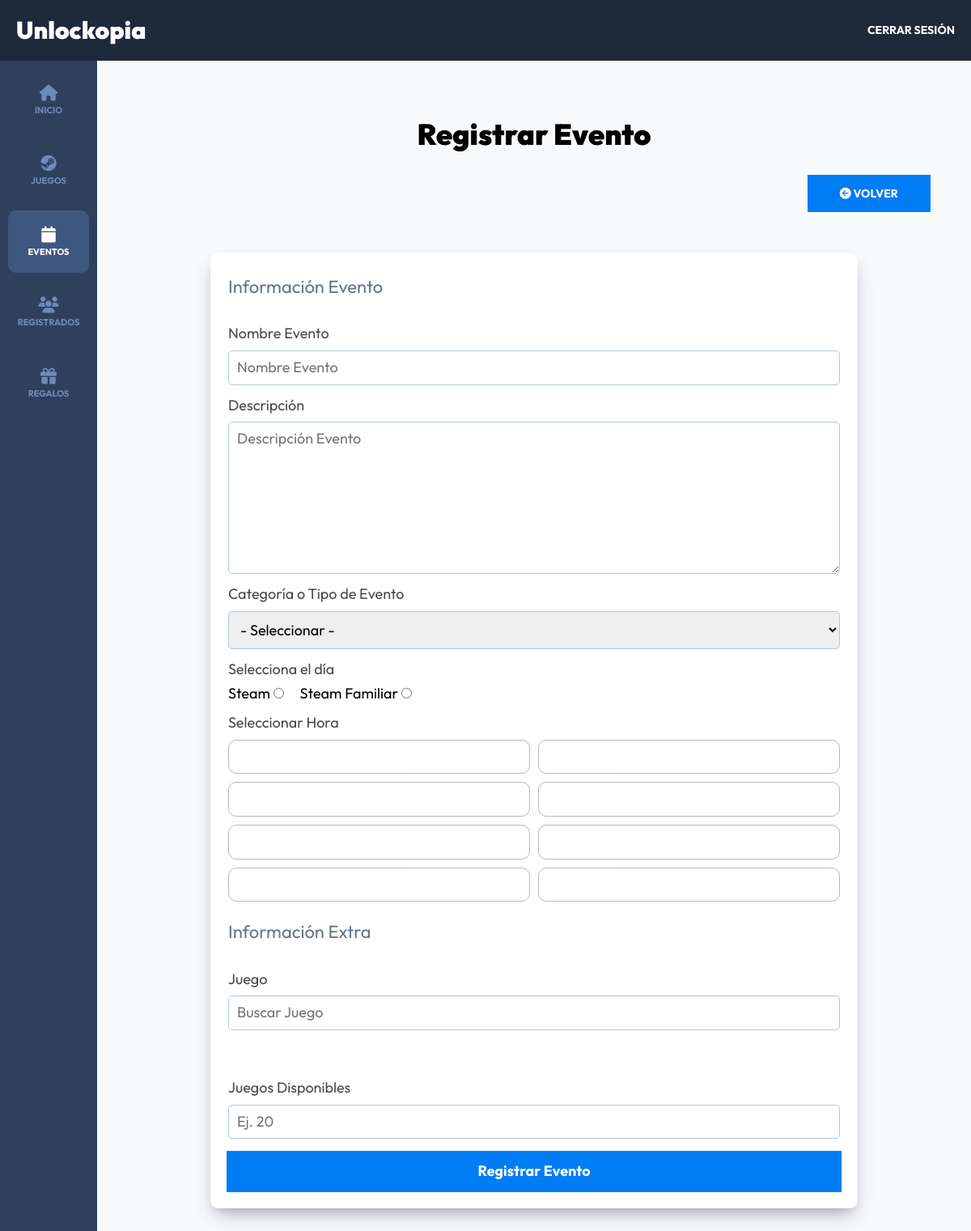
/admin/eventos/crear (signed in), run on the app's committed database.
### tables this page shows
CREATE TABLE `dias` (
  `id` int NOT NULL AUTO_INCREMENT,
  `nombre` varchar(15) DEFAULT NULL,
  PRIMARY KEY (`id`)
);

### controllers/EventosController.php (called while the page is built, shortened)
<?php
class EventosController
{
    public static function crear(Router $router)
    {
        $alertas = [];
        $categorias = Categoria::all('ASC');
        $dias = Dia::all('ASC');
        $horas = Hora::all('ASC');
        $evento = new Evento;
        $router->render('admin/eventos/crear', [
            'titulo' => 'Registrar Evento',
            'alertas' => $alertas,
            'categorias' => $categorias,
            'dias' => $dias,
            'horas' => $horas,
            'evento' => $evento
        ]);
    }
}

### public/index.php (called while the page is built, shortened)
<?php
$router = new Router();
$router->get('/login', [AuthController::class, 'login']);
$router->post('/login', [AuthController::class, 'login']);
$router->post('/logout', [AuthController::class, 'logout']);
$router->get('/registro', [AuthController::class, 'registro']);
$router->post('/registro', [AuthController::class, 'registro']);
$router->get('/olvide', [AuthController::class, 'olvide']);
$router->post('/olvide', [AuthController::class, 'olvide']);
$router->get('/reestablecer', [AuthController::class, 'reestablecer']);
$router->post('/reestablecer', [AuthController::class, 'reestablecer']);
$router->get('/mensaje', [AuthController::class, 'mensaje']);
$router->get('/confirmar-cuenta', [AuthController::class, 'confirmar']);
$router->get('/admin/dashboard', [DashboardController::class, 'index']);
$router->get('/admin/juegos', [JuegosController::class, 'index']);
$router->get('/admin/juegos/crear', [JuegosController::class, 'crear']);
$router->post('/admin/juegos/crear', [JuegosController::class, 'crear']);
$router->get('/admin/juegos/editar', [JuegosController::class, 'editar']);
$router->post('/admin/juegos/editar', [JuegosController::class, 'editar']);
$router->post('/admin/juegos/eliminar', [JuegosController::class, 'eliminar']);
$router->get('/admin/eventos', [EventosController::class, 'index']);
$router->get('/admin/eventos/crear', [EventosController::class, 'crear']);
$router->post('/admin/eventos/crear', [EventosController::class, 'crear']);
$router->get('/admin/eventos/editar', [EventosController::class, 'editar']);
$router->post('/admin/eventos/editar', [EventosController::class, 'editar']);
$router->post('/admin/eventos/eliminar', [EventosController::class, 'eliminar']);
$router->get('/api/eventos-horario', [APIEventos::class, 'index']);
$router->get('/api/juegos', [APIJuegos::class, 'index']);
$router->get('/api/juego', [APIJuegos::class, 'juego']);
$router->get('/admin/registrados', [RegistradosController::class, 'index']);
$router->get('/admin/regalos', [RegalosController::class, 'index']);
$router->get('/finalizar-registro', [RegistroController::class, 'crear']);
$router->post('/finalizar-registro/gratis', [RegistroController::class, 'gratis']);
$router->post('/finalizar-registro/pagar', [RegistroController::class, 'pagar']);
$router->get('/boleto', [RegistroController::class, 'boleto']);
$router->get('/', [PaginasController::class, 'index']);
$router->get('/devwebcamp', [PaginasController::class, 'evento']);
$router->get('/paquetes', [PaginasController::class, 'paquetes']);
$router->get('/workshops-conferencias', [PaginasController::class, 'conferencias']);
$router->get('/404', [PaginasController::class, 'error']);
$router->comprobarRutas();

### models/Evento.php (called while the page is built, shortened)
<?php
class Evento extends ActiveRecord
{
    public function __construct($args = [])
    {
        $this->nombre = $args['nombre'] ?? '';
        $this->disponibles = $args['disponibles'] ?? '';
        $this->dia_id = $args['dia_id'] ?? '';
    }
}

### models/ActiveRecord.php (called while the page is built, shortened)
<?php
class ActiveRecord
{
    protected static $db;
    protected static $tabla = '';
    public static function setDB($database)
    {
        self::$db = $database;
    }
    public static function consultarSQL($query)
    {
        $resultado = self::$db->query($query);
        $array = [];
        while ($registro = $resultado->fetch_assoc()) {
            $array[] = static::crearObjeto($registro);
        }
        return $array;
    }
    protected static function crearObjeto($registro)
    {
        $objeto = new static;
        foreach ($registro as $key => $value) {
            if (property_exists($objeto, $key)) {
                $objeto->$key = $value;
            }
        }
        return $objeto;
    }
    public static function all($orden = 'DESC')
    {
        $query = "SELECT * FROM " . static::$tabla . " ORDER BY id ${orden}";
        $resultado = self::consultarSQL($query);
        return $resultado;
    }
}

### views/admin/eventos/formulario.php (the view, shortened to what this page needs)
<fieldset class="formulario__fieldset">
    <legend class="formulario__legend">Información Evento</legend>
    <div class="formulario__campo">
        <label for="nombre" class="formulario__label">Nombre Evento</label>
        <input type="text" class="formulario__input" id="nombre" name="nombre" placeholder="Nombre Evento" value="<?php echo $evento->nombre; ?>">
    </div>
    <div class="formulario__campo">
        <label for="descripcion" class="formulario__label">Descripción</label>
        <textarea class="formulario__input" id="descripcion" name="descripcion" placeholder="Descripción Evento" rows="8"><?php echo $evento->descripcion; ?></textarea>
    </div>
    <div class="formulario__campo">
        <label for="categoria" class="formulario__label">Categoría o Tipo de Evento</label>
        <select class="formulario__select" id="categoria" name="categoria_id">
            <option value="">- Seleccionar -</option>
        </select>
    </div>
    <div class="formulario__campo">
        <label for="categoria" class="formulario__label">Selecciona el día</label>
        <div class="formulario__radio">
            <?php foreach ($dias as $dia) { ?>
                <div>
                    <label for="<?php echo strtolower($dia->nombre); ?>"><?php echo $dia->nombre; ?></label>
                    <input type="radio" id="<?php echo strtolower($dia->nombre); ?>" name="dia" value="<?php echo $dia->id; ?>" <?php echo ($evento->dia_id === $dia->id) ? 'checked' : ''; ?> />
                </div>
            <?php } ?>
        </div>
    </div>
    <div id="horas" class="formulario__campo">
        <label class="formulario__label">Seleccionar Hora</label>
        <ul id="horas" class="horas">
            <?php foreach ($horas as $hora) { ?>
                <li data-hora-id="<?php echo $hora->id; ?>" class="horas__hora horas__hora--deshabilitada"><?php echo $hora->hora; ?></li>
            <?php } ?>
        </ul>
    </div>
</fieldset>
<fieldset class="formulario__fieldset">
    <legend class="formulario__legend">Información Extra</legend>
    <div class="formulario__campo">
        <label for="juegos" class="formulario__label">Juego</label>
        <input type="text" class="formulario__input" id="juegos" placeholder="Buscar Juego">
    </div>
    <div class="formulario__campo">
        <label for="disponibles" class="formulario__label">Juegos Disponibles</label>
        <input type="number" min="1" class="formulario__input" id="disponibles" name="disponibles" placeholder="Ej. 20" value="<?php echo $evento->disponibles; ?>">
    </div>
</fieldset>

### public/build/css/app.css (style rules this page uses)
html { line-height: 1.15; -webkit-text-size-adjust: 100%; }
body { margin: 0; }
button, input, optgroup, select, textarea { font-family: inherit; font-size: 100%; line-height: 1.15; margin: 0; }
button, input { overflow: visible; }
button, select { text-transform: none; }
fieldset { padding: 0.35em 0.75em 0.625em; }
legend { box-sizing: border-box; color: inherit; display: table; max-width: 100%; padding: 0; white-space: normal; }
textarea { overflow: auto; }
[type=checkbox], [type=radio] { box-sizing: border-box; padding: 0; }
html { font-size: 62.5%; box-sizing: border-box; height: 100%; }
*, *:before, *:after { box-sizing: inherit; }
body { font-family: "Outfit", sans-serif; font-size: 1.8rem; }
.formulario__fieldset { border: none; margin-top: 1rem; padding: 0; }
.formulario__legend { color: #64748B; font-size: 2.2rem; margin-bottom: 2rem; }
.formulario__campo { display: flex; flex-direction: column; gap: 1rem; margin: 1.5rem 0; }
.formulario__label { display: block; font-size: 1.8rem; color: rgba(26, 27, 21, 0.8); }
.formulario__input, .formulario__input--sociales, .formulario__select--sociales, .formulario__select { padding: 1rem; border: 1px solid #b1c7dd; border-radius: 0.5rem; }
.formulario__radio { display: flex; gap: 2rem; }
.horas { margin: 0; padding: 0; list-style: none; display: grid; gap: 1rem; grid-template-columns: repeat(1, 1fr); }
@media (min-width: 768px) { .horas { display: grid; gap: 1rem; grid-template-columns: repeat(2, 1fr); } }
.horas__hora, .horas__hora--deshabilitada, .horas__hora--seleccionada { color: #007df4; border: 1px solid #007df4; border-radius: 1rem; padding: 1rem; text-align: center; }
.horas__hora--deshabilitada { border: 1px solid #64748B; color: #64748B; opacity: 0.5; }
.dashboard { height: 100%; display: flex; flex-direction: column; background-color: #F8FAFC; }

### data on the page
dias: nombre "Steam", dia "☐ Steam"
dias: nombre "Steam Familiar", dia "☐ Steam Familiar"

### other printed values
$titulo "Registrar Evento"
